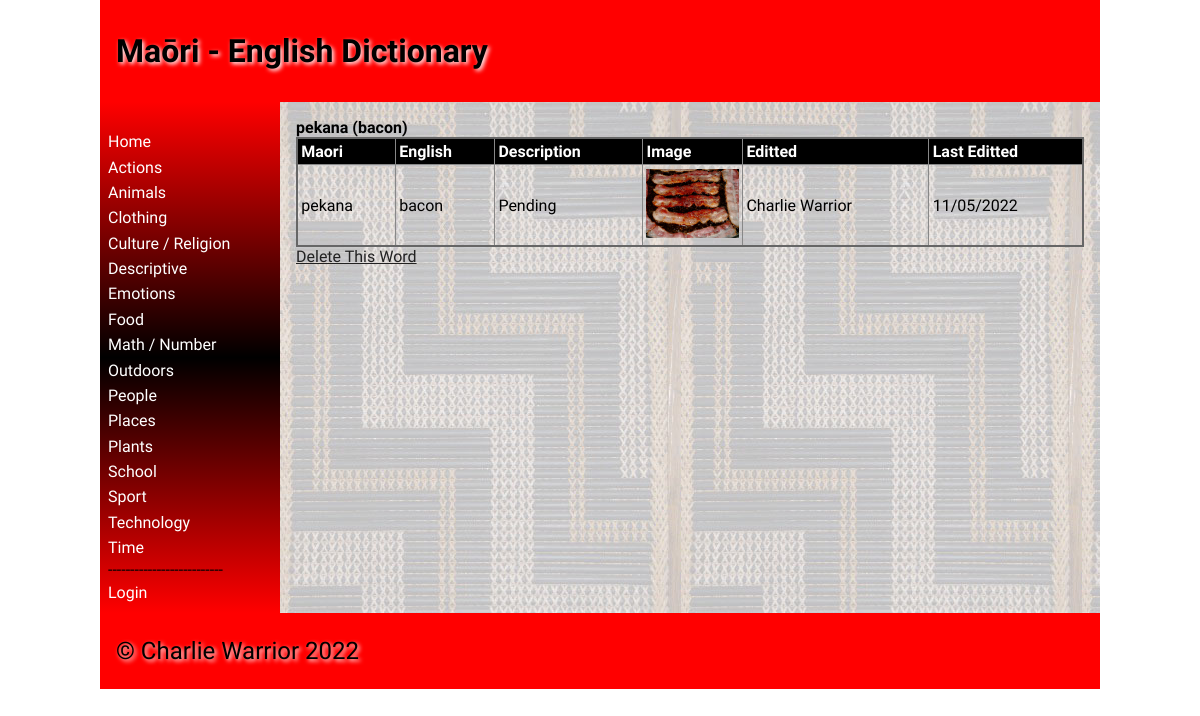
/word/10, run on the app's committed database.
### tables this page shows
CREATE TABLE categories
(
	id integer
		constraint categories_pk
			primary key autoincrement,
	name varchar(30)
);

CREATE TABLE "dictionary"
(
	id integer
		constraint dictionary_pk
			primary key autoincrement,
	maori_word varchar(30),
	definition varchar(50),
	level int,
	english_word varchar(30),
	image varchar(30),
	editor_id integer
		constraint dictionary_users_id_fk
			references users,
	editted varchar(30),
	cat_id integer
		references categories
			on update cascade on delete cascade
);

CREATE TABLE "users"
(
	id integer
		constraint users_pk
			primary key autoincrement,
	fname varchar(20),
	lname varchar(20),
	email varchar(50),
	password char(60),
	usertype varchar(30)
);

### app.py (the view)
@app.route('/word/<ID>')
def render_home2(ID):
    con = create_connection(DATABASE)
    query = "SELECT id, maori_word, english_word, image, definition, editor_id, editted, cat_id FROM dictionary" \
            " WHERE id=? ORDER BY maori_word ASC"
    cur = con.cursor()
    cur.execute(query, (ID,))
    word_list = cur.fetchall()
    query = "SELECT * FROM users WHERE id=?"
    cur = con.cursor()
    cur.execute(query, (word_list[0][5],))
    editor_list = cur.fetchall()
    con.close()
    return render_template("word.html", logged_in=is_logged_in(), categories=get_categories(), word=word_list[0],
                           editor=editor_list[0], teacher=is_teacher())

### app.py (called while the page is built)
def create_connection(db_file):
    try:
        connection = sqlite3.connect(db_file)
        return connection
    except Error as e:
        print(e)
    return None

def is_logged_in():
    if session.get("email") is None:
        print('Not Logged In')
        return False
    print('Logged In')
    return True

def is_teacher():
    if session.get("usertype") == "student":
        return False
    return True

def get_categories():
    con = create_connection(DATABASE)
    print(con)
    query = "SELECT id, name FROM categories ORDER BY name ASC"
    cur = con.cursor()
    cur.execute(query)
    category_list = cur.fetchall()
    con.close()
    return category_list

### templates/word.html (shortened to what this page needs)
{% extends 'base.html' %}
{% block heading %}Maōri - English Dictionary{% endblock %}
{% block main %}
<b>{{ word[1] }} ({{ word[2] }})</b>
<table>
    <tr>
        <th>Maori</th>
        <th>English</th>
        <th>Description</th>
        <th>Image</th>
        <th>Editted</th>
        <th>Last Editted</th>
    </tr>
    <tr>
        <td>{{ word[1] }}</td>
        <td>{{ word[2] }}</td>
        <td>{{ word[4] }}</td>
        <td width="100"><img src="/static/images/{{ word[3] }}"></td>
        <td> {{ editor[1] }} {{ editor[2] }}</td>
        <td>{{ word[6] }}</td>
    </tr>
</table>
{% if teacher %}
        <td><a href="/delete/{{word[7]}}/{{word[0]}}">Delete This Word</a></td>
{% endif %}
{% endblock %}

### templates/base.html (shortened to what this page needs)
<!doctype html>
<html lang="en">
<head>
    <link href="{{ url_for('static', filename='css/style.css') }}" rel="stylesheet">
</head>
<body>
<div id="container">
    <header>
        <h1>{% block heading %}{% endblock %}</h1>
    </header>
    <nav>
        <ul>
            <li><a href="\">Home</a></li>
            {% for category in categories %}
            <li><a href="/category/{{category[0]}}">{{category[1]}}</a></li>
            {% endfor %}
            --------------------------
            {% if logged_in %}
            <li><a href="\logout">Logout</a></li>
            {% if teacher %}
            <li><a href="\addword">Add Word</a></li>
            {% endif %}
            {% else %}
            <li><a href="\login">Login</a></li>
        </ul>
        {% endif %}
    </nav>
    <main>
        {% block main%}{% endblock %}
    </main>
    <footer>
        <p>
            &copy; Charlie Warrior 2022
        </p>
    </footer>
</div>
</body>
</html>

### static/css/style.css (style rules this page uses)
* { font-family: Comfortaa, sans-serif; margin: 0; padding: 0; box-sizing: border-box; }
#container { display: grid; grid-template-columns: 75px auto; grid-template-areas: 'nav header' 'main main' 'footer footer'; }
header { grid-area: header; background-color: #f00; padding: 1rem; }
nav { grid-area: nav; }
main { grid-area: main; padding: 1rem; background-color: #edd; }
h1, h2, h3, h4 { padding: 1rem 0; font-family: 'Suez One', serif; color: #000; text-shadow: 2px 2px 4px #fff; }
p { padding: 0.5rem 0; }
a { color: #222; }
img { width: 100%; }
table { width: 100%; border: 2px solid #666; border-collapse: collapse; }
th, td { border: 1px solid #888; padding: 0.2rem; text-align: left; }
th { background-color: #000; color: #fff; }
footer { grid-area: footer; padding: 1rem; background-color: #f00; }
footer p { color: #000; text-shadow: 2px 2px 4px #fff; font-size: 1.5rem; }
@media only screen and (min-width: 768px) { #container { grid-template-columns: 180px auto; grid-template-areas: 'header header' 'nav main' 'footer footer'; } }
@media only screen and (min-width: 768px) { nav { background: linear-gradient(180deg, rgba(255,0,0,1) 0%, rgba(0, 0, 0, 1) 50%, rgba(255,0,0,1) 100%); padding: 0.5rem; } }
@media only screen and (min-width: 768px) { nav ul { list-style: none; } }
@media only screen and (min-width: 768px) { nav li { padding: 0.2rem 0; } }
@media only screen and (min-width: 768px) { nav a { color: #fff; text-decoration: none; } }
@media only screen and (min-width: 768px) { main { background-image: url('/poutama.jpg'); } }
@media only screen and (min-width: 1000px) { #container { width: 1000px; margin: auto; } }

### data on the page
categories: name "Actions"
categories: name "Animals"
categories: name "Clothing"
categories: name "Culture / Religion"
categories: name "Descriptive"
categories: name "Emotions"
categories: name "Food"
categories: name "Math / Number"
categories: name "Outdoors"
categories: name "People"
categories: name "Places"
categories: name "Plants"
categories: name "School"
categories: name "Sport"
categories: name "Technology"
categories: name "Time"
dictionary: maori_word "pekana", english_word "bacon", definition "Pending", image (picture), editted "11/05/2022"
users: fname "Charlie", lname "Warrior"
